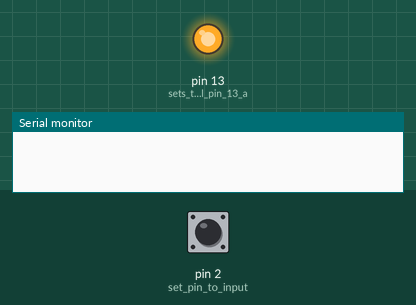
Bench run of a sketch on a simulated Arduino Uno, built with avr-gcc and run on an emulated ATmega328P. Shown: output pins drawn as LEDs (lit = HIGH), the last lines printed to the serial monitor. The inputs (shaded band) are chosen by the test bench; at power-on: pin 2 (set_pin_to_input) HIGH. Random numbers use the default seed unless the sketch sets one.

Above: at 10.6 s.
10.7 s: pin 2 (set_pin_to_input) pulled LOW for 0.15 s
At 17.4 s:
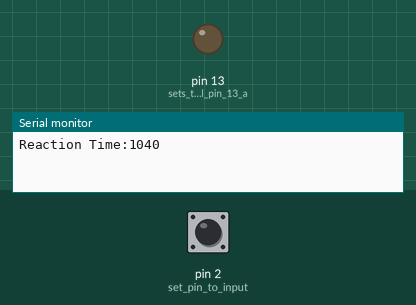
Timing chart, 0 to 24.5 s (numbered marks = the images above; inputs shaded):
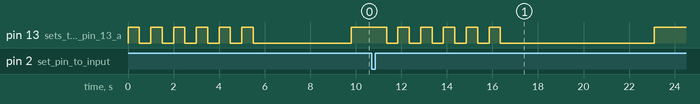

The sketch:

Reaction_Time_Tester.ino
```cpp
//Phong Trinh
int val;          //creates a variable integer called 'val'
int rep;         //creates a variable integer called 'rep'
int randTime = 0; //creates a variable integer called 'randTime and starting 0'
int timer1_counter; //creates a variable integer called 'timer1_counter'
int int_flag = 0;       // Flag that indicates a timer interrupt has occured
int ReactionTime; //creates a variable integer called "ReactionTime'


void setup() {

Serial.begin(9600);           //Initialize serial commmunications

pinMode(2, INPUT_PULLUP);        // set pin to input
pinMode(13, OUTPUT);            // sets the digital pin 13 as output
digitalWrite(13, LOW);         // sets the digital pin 13 off
val = 1;                      // initialize timer1


noInterrupts();        // disable all interrupts
 TCCR1A = 0;
 TCCR1B = 0;
// Set timer1_counter to the correct value for our interrupt interval
timer1_counter = 49536;    // preload timer 65536-16MHz

 TCNT1 = timer1_counter;   // preload timer
 TCCR1B |= (1 << CS10);    // 256 prescaler
 TIMSK1 |= (1 << TOIE1);   // enable timer overflow interrupt


interrupts();             // enable all interrupts
}
ISR(TIMER1_OVF_vect)     // interrupt service routine
{
TCNT1 = timer1_counter; // preload timer
  int_flag = 1;        // interrupt has ocurred
  ReactionTime ++;    // adds 1 to the sec on every loop
}


void loop() {

for (rep = 0; rep <= 5; rep++) //set up for loop that turns on and off the LED
   {
    digitalWrite(13, HIGH); // LED on
    delay(500);             // delay 500 milisec
    digitalWrite(13, LOW);  // LED off
    delay(500);            // delay 500 milisec
   }

  delay(3000+random(4000)); // delay 3000 milisec + a random munber of milisec 0 - 4000

  digitalWrite(13, HIGH);  // then turn on LED

  ReactionTime = 0;         // set up ReactionTime begin at zero

  while(val==1)             // Wait until button is pressed
  {
    val = digitalRead(2);   // read the input pin
    int_flag = 1;         // interrupt has ocurred
  }

while(val==0)               // Wait until button is released
  {
    val = digitalRead(2);   // read the input pin
    int_flag = 0;           // noInterrupts has ocurred
  }

 Serial.print("\n"); Serial.print("Reaction Time");
 // Display pharse 'Reaction Time ' in each line
 Serial.print(":"); Serial.print(ReactionTime);
 // Print the reactionTime of users
}
```

Measured:
- after the input at 10.7 s, pin 13 (sets_the_digital_pin_13_a): goes 5 × (LOW 0.50 s, HIGH 0.50 s), LOW 6.7 s, then HIGH, starting after 0.65 s
